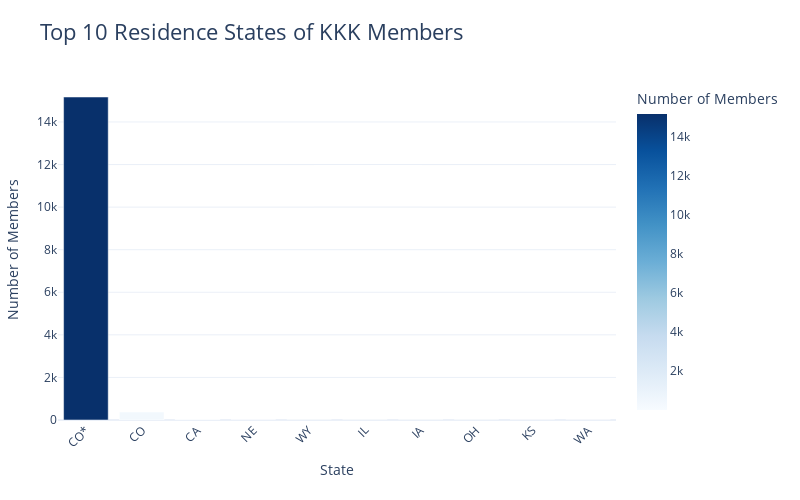

This figure's notebook cell:
### Markdown cell above
After conducting basic statistics on the values in the "residenceState" column, it was found that the majority of entries were related to Colorado, which was consistent with the source of the dataset. In contrast, the "sErased" field indicated that a small but significant number of people were later removed or erased from the records - a decision that was likely not random. Visualizing these distributions helps to highlight the patterns in the data, but it also reinforces the point that the background situation is crucial: who was recorded and who was erased. This reflects the political tendencies of that time.

### Code cell
top_states = df['residenceState'].value_counts().nlargest(10).reset_index()
top_states.columns = ['State', 'Count']

fig = px.bar(
    top_states,
    x='State',
    y='Count',
    title='Top 10 Residence States of KKK Members',
    labels={'State': 'State', 'Count': 'Number of Members'},
    color='Count',
    color_continuous_scale='Blues',
    template='plotly_white'
)

fig.update_layout(
    xaxis_title='State',
    yaxis_title='Number of Members',
    xaxis_tickangle=-45,
    height=500,
    width=800,
    title_font=dict(size=22),
    plot_bgcolor='white',
    margin=dict(l=40, r=40, t=80, b=80),
    showlegend=True,
    legend_title_text='Member Count',
    hoverlabel=dict(
        bgcolor="white",
        font_size=12,
        font_family="Arial")
)

fig.show()

### Figure 1 — Plotly figure (JSON) as saved in the notebook; plotly's stock layout.template omitted (floating-point values rounded to 4 significant figures)
{"data": [{"alignmentgroup": "True", "hovertemplate": "State=%{x}<br>Number of Members=%{marker.color}<extra></extra>", "legendgroup": "", "marker": {"color": [15172, 376, 38, 7, 5, 4, 4, 4, 3, 3], "coloraxis": "coloraxis", "pattern": {"shape": ""}}, "name": "", "offsetgroup": "", "orientation": "v", "showlegend": false, "textposition": "auto", "type": "bar", "x": ["CO*", "CO", "CA", "NE", "WY", "IL", "IA", "OH", "KS", "WA"], "xaxis": "x", "y": [15172, 376, 38, 7, 5, 4, 4, 4, 3, 3], "yaxis": "y"}], "layout": {"barmode": "relative", "coloraxis": {"colorbar": {"title": {"text": "Number of Members"}}, "colorscale": [[0, "rgb(247,251,255)"], [0.125, "rgb(222,235,247)"], [0.25, "rgb(198,219,239)"], [0.375, "rgb(158,202,225)"], [0.5, "rgb(107,174,214)"], [0.625, "rgb(66,146,198)"], [0.75, "rgb(33,113,181)"], [0.875, "rgb(8,81,156)"], [1, "rgb(8,48,107)"]]}, "height": 500, "hoverlabel": {"bgcolor": "white", "font": {"family": "Arial", "size": 12}}, "legend": {"title": {"text": "Member Count"}, "tracegroupgap": 0}, "margin": {"b": 80, "l": 40, "r": 40, "t": 80}, "plot_bgcolor": "white", "showlegend": true, "title": {"font": {"size": 22}, "text": "Top 10 Residence States of KKK Members"}, "width": 800, "xaxis": {"anchor": "y", "autorange": true, "domain": [0, 1], "range": [-0.5, 9.5], "tickangle": -45, "title": {"text": "State"}, "type": "category"}, "yaxis": {"anchor": "x", "autorange": true, "domain": [0, 1], "range": [0, 15970.0], "title": {"text": "Number of Members"}, "type": "linear"}}}
